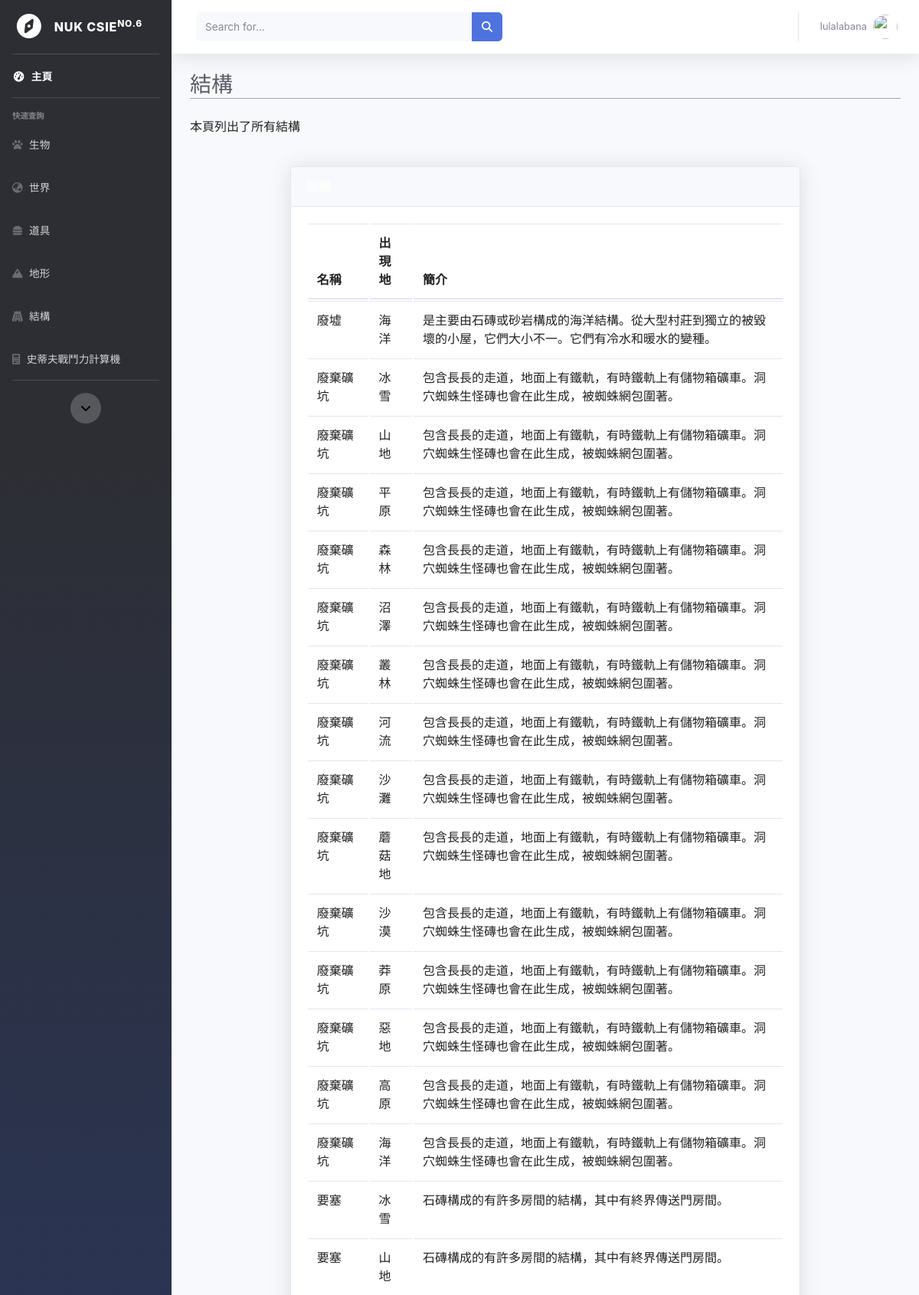
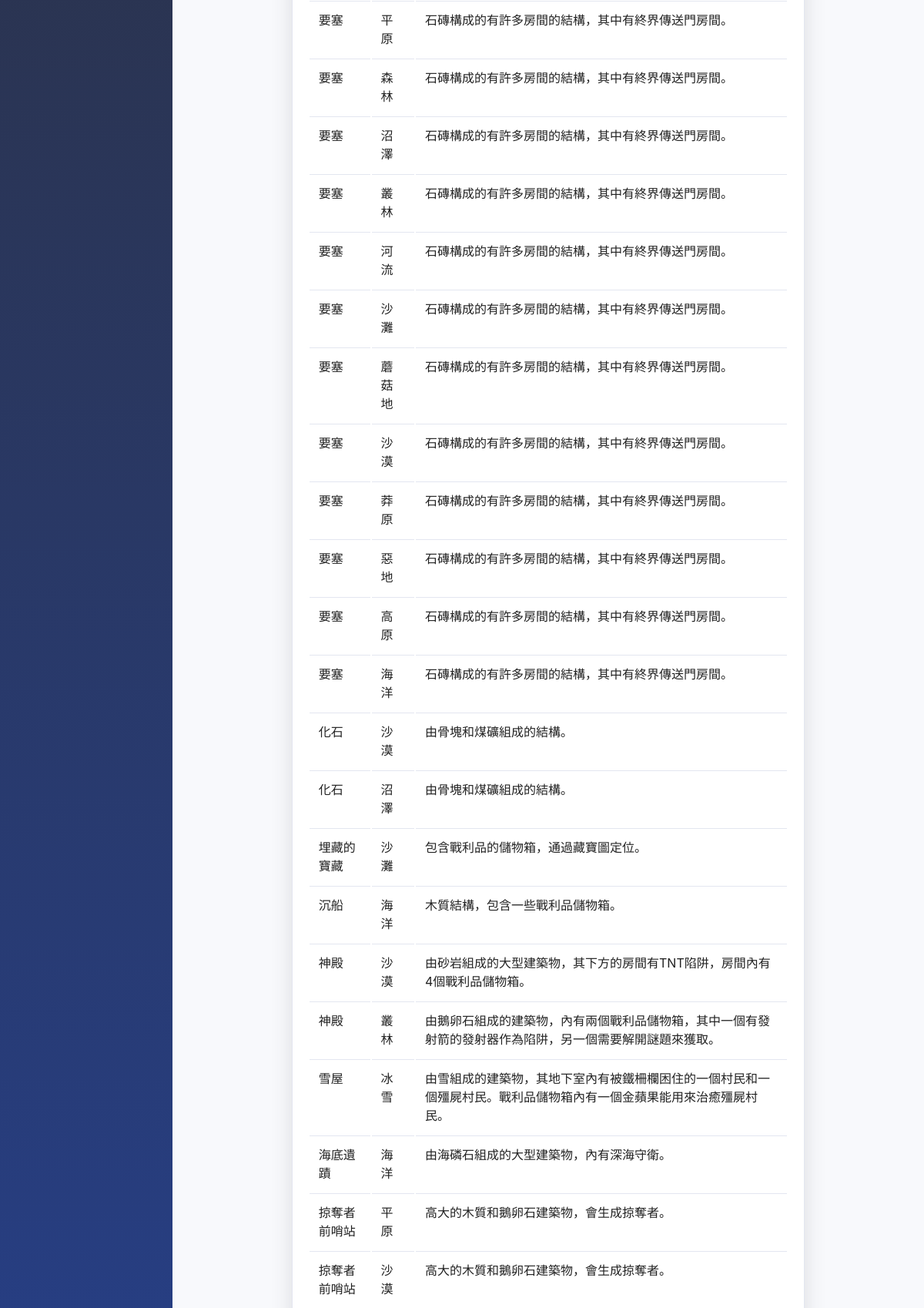
Page /MinecraftDB/structures/ (signed in, upper part) on the committed database (2 pictures, top to bottom).
### MinecraftDB/models.py (models this page shows, shortened)
class Structure(models.Model):
    Structure_name=models.CharField(max_length=20)
    Structure_Explain=models.CharField(max_length=20)
    Terrain_Call=models.CharField(max_length=20)

### MinecraftDB/views.py (the view)
# urls.py: path('structures/', views.structures, name='structures'),
def structures(request):
    cursor = connection.cursor()
    cursor.execute('select Structure_name,Structure_Explain,Terrain_Call from MinecraftDB_structure')
    search = cursor.fetchall()
    List = []
    for item in search:
        list_s = {'name': item[0],'where': item[2], 'Introduction': item[1]}
        List.append(list_s)
    return render(request, 'static/main_page/structures.html',{'Username': request.session['username'],'List':List})

### MinecraftDB/templates/static/main_page/structures.html (shortened to what this page needs)
{% load static %}
<!DOCTYPE html>
<html lang="en">
<head>
    <link href='{% static "main_page/css/sb-admin-2.min.css" %}' rel="stylesheet">
</head>
<body id="page-top">
    <div id="wrapper">
        <ul class="navbar-nav bg-gradient-primary sidebar sidebar-dark accordion" id="accordionSidebar">
            <form action="/MinecraftDB/backtomain/" method="POST">
                <a class="sidebar-brand d-flex align-items-center justify-content-center" href="/MinecraftDB/backtomain/">
                    <div class="sidebar-brand-icon rotate-n-15">
                        <i class="fas fa-compass"></i>
                    </div>
                    <div class="sidebar-brand-text mx-3">NUK CSIE<sup>No.6</sup></div>
                </a>
            </form>
            <hr class="sidebar-divider my-0">
            <li class="nav-item active">
                <form action="/MinecraftDB/backtomain/" method="POST">
                    <a class="nav-link" href="/MinecraftDB/backtomain/">
                        <i class="fas fa-fw fa-tachometer-alt"></i>
                        <span>主頁</span></a>
                </form>
            </li>
            <hr class="sidebar-divider">
            <div class="sidebar-heading">
                快速查詢
            </div>
            <li class="nav-item">
                <a class="nav-link collapsed" href="#" data-toggle="collapse" data-target="#collapseTwo" aria-expanded="true" aria-controls="collapseTwo">
                    <i class="fas fa-paw"></i>
                    <span>生物</span>
                </a>
            </li>
            <li class="nav-item">
                <a class="nav-link collapsed" href="#" data-toggle="collapse" data-target="#collapseThree" aria-expanded="true" aria-controls="collapseThree">
                    <i class="fas fa-globe-asia"></i>
                    <span>世界</span>
                </a>
            </li>
            <li class="nav-item">
                <a class="nav-link collapsed" href="#" data-toggle="collapse" data-target="#collapsePages" aria-expanded="true" aria-controls="collapsePages">
                    <i class="fas fa-hamburger"></i>
                    <span>道具</span>
                </a>
            </li>
            <li class="nav-item">
                <a class="nav-link" href="/MinecraftDB/biome">
                    <i class="fas fa-mountain"></i>
                    <span>地形</span></a>
            </li>
            <li class="nav-item">
                <a class="nav-link" href="/MinecraftDB/structures">
                    <i class="fas fa-gopuram"></i>
                    <span>結構</span></a>
            </li>
            <li class="nav-item">
                <a class="nav-link" href="/MinecraftDB/Steve">
                    <i class="fa fa-calculator" aria-hidden="true"></i>
                    <span>史蒂夫戰鬥力計算機</span></a>
            </li>
            <hr class="sidebar-divider d-none d-md-block">
            <div class="text-center d-none d-md-inline">
                <button class="rounded-circle border-0" id="sidebarToggle"><i class="fas fa-angle-down"></i></button>
            </div>
        </ul>
        <div id="content-wrapper" class="d-flex flex-column">
            <div id="content">
                <nav class="navbar navbar-expand navbar-light bg-white topbar mb-4 static-top shadow">
                    <form class="d-none d-sm-inline-block form-inline mr-auto ml-md-3 my-2 my-md-0 mw-100 navbar-search" action="/MinecraftDB/Search/" method="POST">
                        <div class="input-group">
                            <input type="text" class="form-control bg-light border-0 small" placeholder="Search for..."
                                aria-label="Search" aria-describedby="basic-addon2" name="search">
                            <div class="input-group-append">
                                <button class="btn btn-primary" type="submit">
                                    <i class="fas fa-search fa-sm"></i>
                                </button>
                            </div>
                        </div>
                    </form>
                    <ul class="navbar-nav ml-auto">
                        <li class="nav-item dropdown no-arrow">
                            <a class="nav-link dropdown-toggle" href="#" id="userDropdown" role="button" data-toggle="dropdown" aria-haspopup="true" aria-expanded="false">
                                <span class="mr-2 d-none d-lg-inline text-gray-600 small">{{Username}}</span>
                                <img class="img-profile rounded-circle" src="https://fakeimg.pl/128x128/?retina=1&text=%E5%B8%A5%E5%93%A5&font=noto">
                            </a>
                        </li>
                    </ul>
                </nav>
                <div class="container-fluid">
                    <div class="d-sm-flex align-items-center justify-content-main mb-4">
                        <h1 class="h3 mb-0 text-gray-800">結構</h1>
                    </div>
                    <div class="d-sm-flex align-items-center justify-content-between mb-4">
                        <p>本頁列出了所有結構</p>
                    </div>
                    <div class="row">
                        <div class="row inner">
                            <div class="table">
                                <div class="card shadow mb-4">
                                    <div class="card-header py-3 d-flex flex-row align-items-center justify-content-between">
                                        <h6 class="m-0 font-weight-bold text-primary">結構</h6>
                                    </div>
                                    <div class="card-body">
                                        <table class="sortable wikitable jquery-tablesorter" data-description="名稱">
                                            <thead>
                                                <tr>
                                                    <th class="headerSort" tabindex="0" role="columnheader button" title="該生物名稱">名稱
                                                    </th>
                                                    <th class="headerSort headerSortDown" tabindex="0" role="columnheader button" title="該搜索範圍">出現地
                                                    </th>
                                                    <th class="headerSort headerSortDown" tabindex="0" role="columnheader button" title="該搜索範圍">簡介
                                                    </th>
                                                </tr>
                                            </thead>
                                            <tbody>
                                                {% for item in List %}
                                                <tr>
                                                    <td>{{item.name}}</td>
                                                    <td>{{item.where}}</td>
                                                    <td>{{item.Introduction}}</td>
                                                </tr>
                                                {% endfor %}
                                            </tbody>
                                        </table>
                                    </div>
                                </div>
                            </div>
                        </div>
                    </div>
                </div>
            </div>
        </div>
</body>
</html>

### rows in the picture
Structure: name "廢墟", where "海洋", Introduction "是主要由石磚或砂岩構成的海洋結構。從大型村莊到獨立的被毀壞的小屋，它們大小不一。它們有冷水和暖水的變種。"
Structure: name "廢棄礦坑", where "冰雪", Introduction "包含長長的走道，地面上有鐵軌，有時鐵軌上有儲物箱礦車。洞穴蜘蛛生怪磚也會在此生成，被蜘蛛網包圍著。"
Structure: name "廢棄礦坑", where "山地", Introduction "包含長長的走道，地面上有鐵軌，有時鐵軌上有儲物箱礦車。洞穴蜘蛛生怪磚也會在此生成，被蜘蛛網包圍著。"
Structure: name "廢棄礦坑", where "平原", Introduction "包含長長的走道，地面上有鐵軌，有時鐵軌上有儲物箱礦車。洞穴蜘蛛生怪磚也會在此生成，被蜘蛛網包圍著。"
Structure: name "廢棄礦坑", where "森林", Introduction "包含長長的走道，地面上有鐵軌，有時鐵軌上有儲物箱礦車。洞穴蜘蛛生怪磚也會在此生成，被蜘蛛網包圍著。"
Structure: name "廢棄礦坑", where "沼澤", Introduction "包含長長的走道，地面上有鐵軌，有時鐵軌上有儲物箱礦車。洞穴蜘蛛生怪磚也會在此生成，被蜘蛛網包圍著。"
Structure: name "廢棄礦坑", where "叢林", Introduction "包含長長的走道，地面上有鐵軌，有時鐵軌上有儲物箱礦車。洞穴蜘蛛生怪磚也會在此生成，被蜘蛛網包圍著。"
Structure: name "廢棄礦坑", where "河流", Introduction "包含長長的走道，地面上有鐵軌，有時鐵軌上有儲物箱礦車。洞穴蜘蛛生怪磚也會在此生成，被蜘蛛網包圍著。"
Structure: name "廢棄礦坑", where "沙灘", Introduction "包含長長的走道，地面上有鐵軌，有時鐵軌上有儲物箱礦車。洞穴蜘蛛生怪磚也會在此生成，被蜘蛛網包圍著。"
Structure: name "廢棄礦坑", where "蘑菇地", Introduction "包含長長的走道，地面上有鐵軌，有時鐵軌上有儲物箱礦車。洞穴蜘蛛生怪磚也會在此生成，被蜘蛛網包圍著。"
Structure: name "廢棄礦坑", where "沙漠", Introduction "包含長長的走道，地面上有鐵軌，有時鐵軌上有儲物箱礦車。洞穴蜘蛛生怪磚也會在此生成，被蜘蛛網包圍著。"
Structure: name "廢棄礦坑", where "莽原", Introduction "包含長長的走道，地面上有鐵軌，有時鐵軌上有儲物箱礦車。洞穴蜘蛛生怪磚也會在此生成，被蜘蛛網包圍著。"
Structure: name "廢棄礦坑", where "惡地", Introduction "包含長長的走道，地面上有鐵軌，有時鐵軌上有儲物箱礦車。洞穴蜘蛛生怪磚也會在此生成，被蜘蛛網包圍著。"
Structure: name "廢棄礦坑", where "高原", Introduction "包含長長的走道，地面上有鐵軌，有時鐵軌上有儲物箱礦車。洞穴蜘蛛生怪磚也會在此生成，被蜘蛛網包圍著。"
Structure: name "廢棄礦坑", where "海洋", Introduction "包含長長的走道，地面上有鐵軌，有時鐵軌上有儲物箱礦車。洞穴蜘蛛生怪磚也會在此生成，被蜘蛛網包圍著。"
Structure: name "要塞", where "冰雪", Introduction "石磚構成的有許多房間的結構，其中有終界傳送門房間。"
Structure: name "要塞", where "山地", Introduction "石磚構成的有許多房間的結構，其中有終界傳送門房間。"
Structure: name "要塞", where "平原", Introduction "石磚構成的有許多房間的結構，其中有終界傳送門房間。"
Structure: name "要塞", where "森林", Introduction "石磚構成的有許多房間的結構，其中有終界傳送門房間。"
Structure: name "要塞", where "沼澤", Introduction "石磚構成的有許多房間的結構，其中有終界傳送門房間。"
Structure: name "要塞", where "叢林", Introduction "石磚構成的有許多房間的結構，其中有終界傳送門房間。"
Structure: name "要塞", where "河流", Introduction "石磚構成的有許多房間的結構，其中有終界傳送門房間。"
Structure: name "要塞", where "沙灘", Introduction "石磚構成的有許多房間的結構，其中有終界傳送門房間。"
Structure: name "要塞", where "蘑菇地", Introduction "石磚構成的有許多房間的結構，其中有終界傳送門房間。"
Structure: name "要塞", where "沙漠", Introduction "石磚構成的有許多房間的結構，其中有終界傳送門房間。"
Structure: name "要塞", where "莽原", Introduction "石磚構成的有許多房間的結構，其中有終界傳送門房間。"
Structure: name "要塞", where "惡地", Introduction "石磚構成的有許多房間的結構，其中有終界傳送門房間。"
Structure: name "要塞", where "高原", Introduction "石磚構成的有許多房間的結構，其中有終界傳送門房間。"
Structure: name "要塞", where "海洋", Introduction "石磚構成的有許多房間的結構，其中有終界傳送門房間。"
Structure: name "化石", where "沙漠", Introduction "由骨塊和煤礦組成的結構。"
Structure: name "化石", where "沼澤", Introduction "由骨塊和煤礦組成的結構。"
Structure: name "埋藏的寶藏", where "沙灘", Introduction "包含戰利品的儲物箱，通過藏寶圖定位。"
Structure: name "沉船", where "海洋", Introduction "木質結構，包含一些戰利品儲物箱。"
Structure: name "神殿", where "沙漠", Introduction "由砂岩組成的大型建築物，其下方的房間有TNT陷阱，房間內有4個戰利品儲物箱。"
Structure: name "神殿", where "叢林", Introduction "由鵝卵石組成的建築物，內有兩個戰利品儲物箱，其中一個有發射箭的發射器作為陷阱，另一個需要解開謎題來獲取。"
Structure: name "雪屋", where "冰雪", Introduction "由雪組成的建築物，其地下室內有被鐵柵欄困住的一個村民和一個殭屍村民。戰利品儲物箱內有一個金蘋果能用來治癒殭屍村民。"
Structure: name "海底遺蹟", where "海洋", Introduction "由海磷石組成的大型建築物，內有深海守衛。"
Structure: name "掠奪者前哨站", where "平原", Introduction "高大的木質和鵝卵石建築物，會生成掠奪者。"
Structure: name "掠奪者前哨站", where "沙漠", Introduction "高大的木質和鵝卵石建築物，會生成掠奪者。"

### other values in the picture
{{ Username }} "lulalabana"
